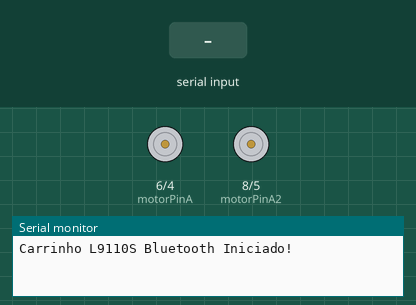
Simulated run of this sketch. Board: Arduino Uno, built with avr-gcc and run on an emulated ATmega328P. On the bench: motor-driver pin pairs drawn as motors (green arrow = first pin HIGH = forward, orange = second pin HIGH = backward, longer = more drive), the last lines printed to the serial monitor. The test bench sets the inputs (shaded band).

Above: at 1.2 s.
1.3 s: "F" received over the second serial link
At 2.2 s:
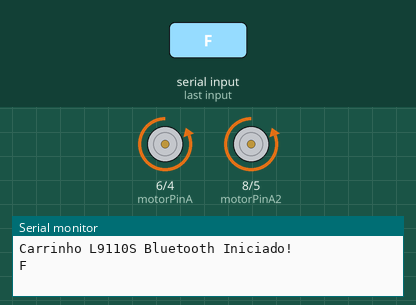
2.8 s: "B" received over the second serial link
At 3.4 s:
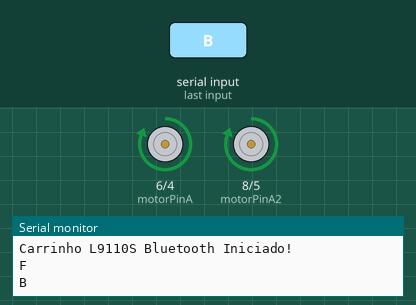
4.3 s: "L" received over the second serial link
At 5.5 s:
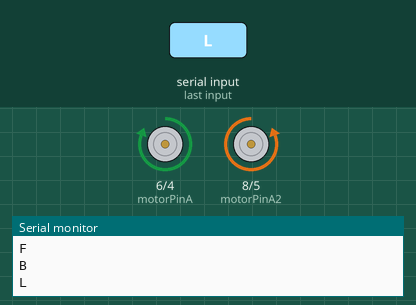
5.8 s: "R" received over the second serial link
At 6.8 s:
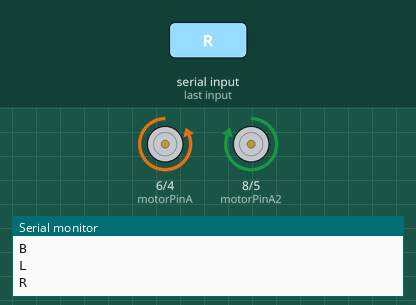
Timing chart, 0 to 8.3 s (numbered marks = the images above; inputs shaded):
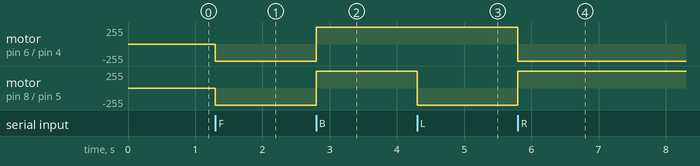

The sketch:

meu_carrinho_final.ino
```cpp
#include <SoftwareSerial.h>

// HC-05: RX_do_modulo → pino 2 do Arduino, TX_do_modulo → pino 7 do Arduino
// IMPORTANTE: o pino 3 era TX do SoftwareSerial E motorPinA2 ao mesmo tempo.
// Movido TX para pino 7 para eliminar o conflito.
SoftwareSerial bluetooth(2, 7);

// Definição dos pinos conectados à ponte H L9110S
const int motorPinA  = 6; // Motor 1 – Entrada IA
const int motorPinB  = 4; // Motor 1 – Entrada IB
const int motorPinA2 = 8; // Motor 2 – Entrada IA (era 3 — conflito com TX BT)
const int motorPinB2 = 5; // Motor 2 – Entrada IB
char command;

void setup() {
  pinMode(motorPinA, OUTPUT);
  pinMode(motorPinB, OUTPUT);
  pinMode(motorPinA2, OUTPUT);
  pinMode(motorPinB2, OUTPUT);

  // Serial para debug no computador
  Serial.begin(9600);
  // Inicializa o Bluetooth
  bluetooth.begin(9600);

  Serial.println("Carrinho L9110S Bluetooth Iniciado!");
  parar();
}

void loop() {
  // Lê do Bluetooth em vez do Serial do PC
  if (bluetooth.available() > 0) {
    command = bluetooth.read();
    Serial.println(command); // Mostra no PC qual letra chegou do Bluetooth

    // Mapeamento que funciona tanto para o Controle Web quanto para o App de
    // Celular
    if (command == 'F' || command == 'f' || command == 'w') {
      frente();
    } else if (command == 'B' || command == 'b' || command == 's') {
      tras();
    } else if (command == 'L' || command == 'l' || command == 'a') {
      esquerda();
    } else if (command == 'R' || command == 'r' || command == 'd') {
      direita();
    } else if (command == 'S' || command == 'x') {
      parar();
    }
  }
}

// --- Funções de Movimento ---
// NOTA: Os loops "for" com delay() e o delay(2000) foram removidos.
// Para controle remoto em TEMPO REAL, o carrinho precisa responder
// instantaneamente. Se houvesse um delay(2000), o carrinho bateria na parede
// antes de ler o comando de parar!

void tras() {
  digitalWrite(motorPinB, LOW);
  digitalWrite(motorPinB2, LOW);
  analogWrite(motorPinA, 255); // Vai direto pra velocidade máxima (255)
  analogWrite(motorPinA2, 255);
}

void frente() {
  digitalWrite(motorPinA, LOW);
  digitalWrite(motorPinA2, LOW);
  analogWrite(motorPinB, 255);
  analogWrite(motorPinB2, 255);
}

void direita() {
  digitalWrite(motorPinA, LOW);
  digitalWrite(motorPinB2, LOW);
  analogWrite(motorPinB, 255);
  analogWrite(motorPinA2, 255);
}

void esquerda() {
  digitalWrite(motorPinA2, LOW);
  digitalWrite(motorPinB, LOW);
  analogWrite(motorPinB2, 255);
  analogWrite(motorPinA, 255);
}

void parar() {
  digitalWrite(motorPinA, LOW);
  digitalWrite(motorPinB, LOW);
  digitalWrite(motorPinA2, LOW);
  digitalWrite(motorPinB2, LOW);
}
```

Measured:
- after the input at 1.3 s, motor on pin 6 (motorPinA) / pin 4 (motorPinB), motor on pin 8 (motorPinA2) / pin 5 (motorPinB2): stopped → backward 255/255 at once
- after the input at 2.8 s, motor on pin 6 (motorPinA) / pin 4 (motorPinB), motor on pin 8 (motorPinA2) / pin 5 (motorPinB2): backward 255/255 → forward 255/255 at once
- after the input at 4.3 s, motor on pin 8 (motorPinA2) / pin 5 (motorPinB2): forward 255/255 → backward 255/255 at once
- after the input at 5.8 s, motor on pin 6 (motorPinA) / pin 4 (motorPinB): forward 255/255 → backward 255/255 at once; motor on pin 8 (motorPinA2) / pin 5 (motorPinB2): backward 255/255 → forward 255/255 at once
